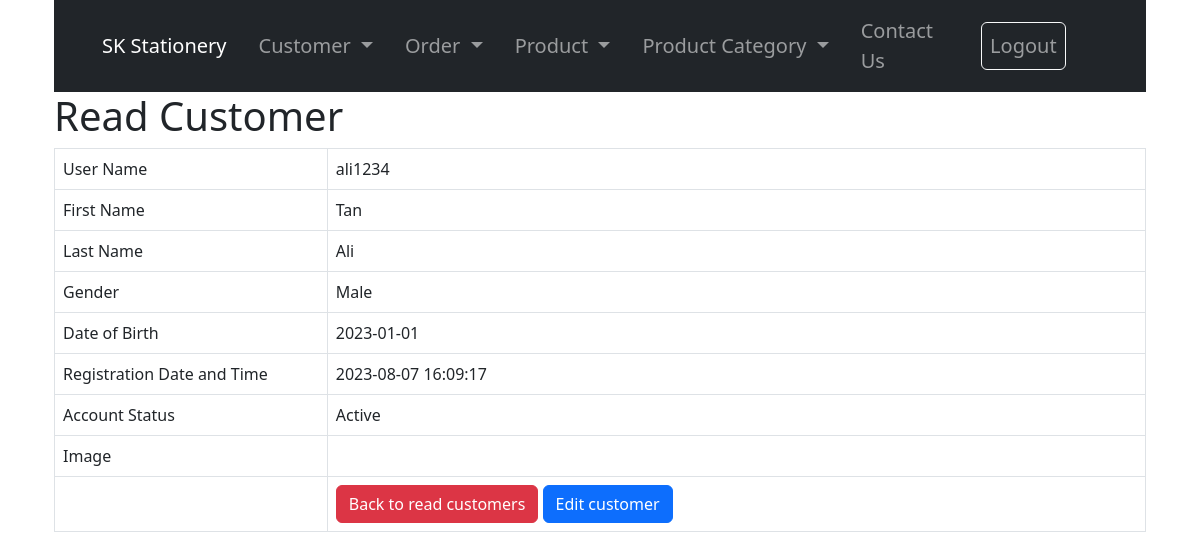
Page /customer_read_one.php?id=5 (signed in) on the committed database.
### tables this page shows
CREATE TABLE IF NOT EXISTS `customers` (
  `customer_id` int NOT NULL AUTO_INCREMENT,
  `user_name` varchar(30) NOT NULL,
  `user_password` varchar(255) NOT NULL,
  `first_name` varchar(20) NOT NULL,
  `last_name` varchar(20) NOT NULL,
  `gender` enum('Male','Female','Others') NOT NULL,
  `date_of_birth` date NOT NULL,
  `email` varchar(30) NOT NULL,
  `registration_date_time` datetime NOT NULL,
  `account_status` enum('Active','Inactive') NOT NULL DEFAULT 'Active',
  `image` varchar(255) NOT NULL,
  PRIMARY KEY (`customer_id`),
  UNIQUE KEY `user_name` (`user_name`),
  UNIQUE KEY `email` (`email`)
);

### customer_read_one.php (the view, shortened to what this page needs)
<!DOCTYPE HTML>
<html>
<head>
    <link href="https://cdn.jsdelivr.net/npm/bootstrap@5.3.0/dist/css/bootstrap.min.css" rel="stylesheet">
</head>
<body>
    <div class="container">
        <?php include 'menu.php' ?>
        <div class="page-header">
            <h1>Read Customer</h1>
        </div>
        <?php
        $id = isset($_GET['id']) ? $_GET['id'] : die('ERROR: Record ID not found.');
        include 'config/database.php';
        try {
            $query = "SELECT customer_id, user_name, first_name, last_name, gender, date_of_birth, registration_date_time, account_status, image FROM customers WHERE customer_id = :id ";
            $stmt = $con->prepare($query);
            $stmt->bindParam(":id", $id);
            $stmt->execute();
            $row = $stmt->fetch(PDO::FETCH_ASSOC);
            $user_name = $row['user_name'];
            $first_name = $row['first_name'];
            $last_name = $row['last_name'];
            $gender = $row['gender'];
            $date_of_birth = $row['date_of_birth'];
            $registration_date_time = $row['registration_date_time'];
            $account_status = $row['account_status'];
        }
        catch (PDOException $exception) {
            die('ERROR: ' . $exception->getMessage());
        }
        ?>
        <table class='table table-hover table-responsive table-bordered'>
            <tr>
                <td class="col-3">User Name</td>
                <td><?php echo htmlspecialchars($user_name, ENT_QUOTES);  ?></td>
            </tr>
            <tr>
                <td>First Name</td>
                <td><?php echo htmlspecialchars($first_name, ENT_QUOTES);  ?></td>
            </tr>
            <tr>
                <td>Last Name</td>
                <td><?php echo htmlspecialchars($last_name, ENT_QUOTES);  ?></td>
            </tr>
            <tr>
                <td>Gender</td>
                <td><?php echo htmlspecialchars($gender, ENT_QUOTES);  ?></td>
            </tr>
            <tr>
                <td>Date of Birth</td>
                <td><?php echo htmlspecialchars($date_of_birth, ENT_QUOTES);  ?></td>
            </tr>
            <tr>
                <td>Registration Date and Time</td>
                <td><?php echo htmlspecialchars($registration_date_time, ENT_QUOTES);  ?></td>
            </tr>
            <tr>
                <td>Account Status</td>
                <td><?php echo htmlspecialchars($account_status, ENT_QUOTES);  ?></td>
            </tr>
            <tr>
                <td>Image</td>
                <td>
                </td>
            </tr>
            <tr>
                <td></td>
                <td>
                    <a href='customer_read.php' class='btn btn-danger'>Back to read customers</a>
                    <a href='customer_update.php?id=<?php echo $id; ?>' class='btn btn-primary'>Edit customer</a>
                </td>
            </tr>
        </table>
    </div>
</body>
</html>

### rows in the picture
customers: user_name "ali1234", first_name "Tan", last_name "Ali", gender "Male", date_of_birth "2023-01-01", registration_date_time "2023-08-07 16:09:17", account_status "Active"
